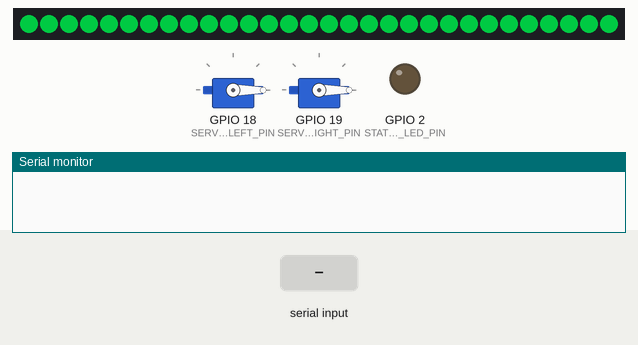
Simulated run of this sketch. Board: ESP32. Shown: 30 RGB LEDs in strip order, left to right, 2 × servo, output pins drawn as LEDs (lit = HIGH), the last lines printed to the serial monitor. The test bench sets the inputs (shaded band). Dim RGB values are drawn brighter than linear.

Above: at 1.2 s.
2.6 s: "CMD:LED_REJECT\n" received over Serial
At 3.37 s:
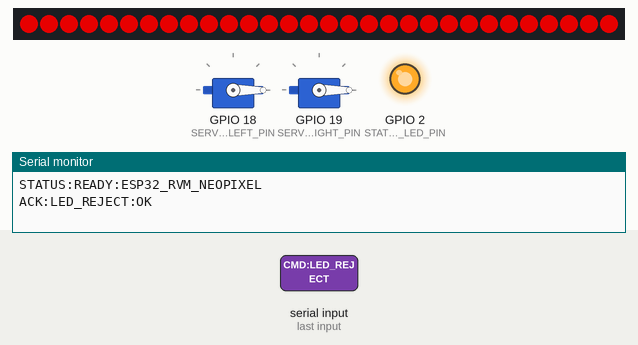
5.0 s: "CMD:DROP_LEFT\n" received over Serial
At 5.6 s:
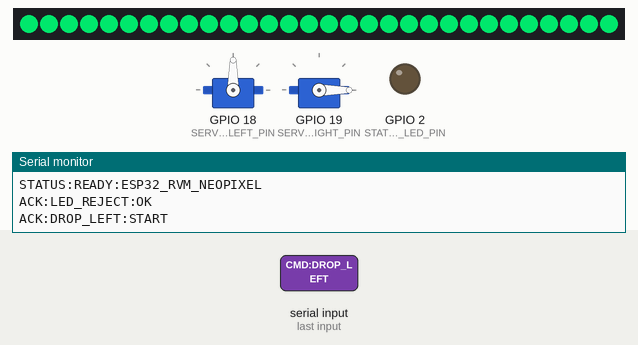
7.7 s: "CMD:DROP_RIGHT\n" received over Serial
At 8.6 s:
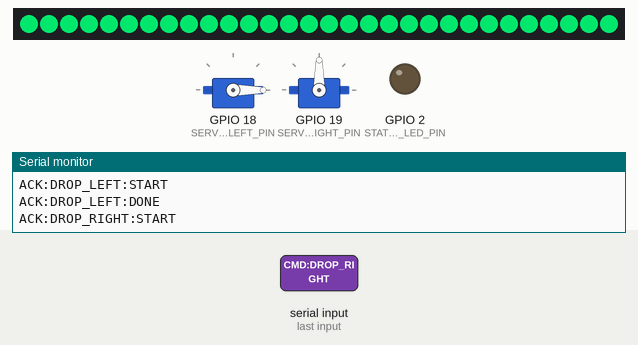
10.4 s: "CMD:LED_ACCEPT\n" received over Serial
At 10.65 s:
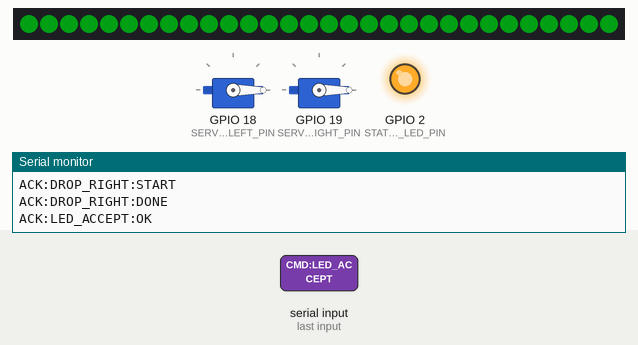
Timing chart, 0 to 13.0 s (numbered marks = the images above; inputs shaded):
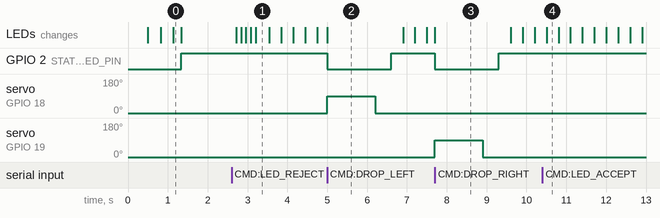

The sketch:

esp_fayli.ino
```cpp
/*
 * ==============================================================================
 * EcoProject Smart RVM - Standart ESP32 Controller Firmware (Servolar + WS2812B)
 * ==============================================================================
 * Ushbu fayl bevosita "esp fayli" papkasidan Arduino IDE da ochish uchun.
 * ==============================================================================
 */

#include <ESP32Servo.h>
#include <Adafruit_NeoPixel.h>

// ================= PINLAR VA SOZLAMALAR =================
#define SERVO_LEFT_PIN     18   // Chap servo (D18)
#define SERVO_RIGHT_PIN    19   // O'ng servo (D19)
#define LED_STRIP_PIN       4   // WS2812B Adresnaya Lenta (D4)
#define NUM_LEDS           30   // Lentadagi diodlar soni (30 ta LED)
#define STATUS_LED_PIN      2   // Platadagi ko'k LED

#define ANGLE_REST          0   // Boshlang'ich holat (0°)
#define ANGLE_TILT         90   // Vanna ochilish burchagi (90°)
#define HOLD_TIME_MS     1200   // Vanna ochiq turish vaqti
#define RETURN_DELAY_MS   400   // Qaytish kutish vaqti

Servo servoLeft;
Servo servoRight;
Adafruit_NeoPixel strip(NUM_LEDS, LED_STRIP_PIN, NEO_GRB + NEO_KHZ800);

enum LedState {
  LED_MODE_OFF,
  LED_MODE_ACCEPTING,
  LED_MODE_REJECT,
  LED_MODE_SUCCESS
};

LedState currentLedState = LED_MODE_OFF;

unsigned long lastAnimUpdate = 0;
int pulseBrightness = 20;
int pulseDirection = 3;

unsigned long rejectStartTime = 0;
bool rejectLedOn = false;
int rejectBlinkCount = 0;

void setup() {
  Serial.begin(115200);
  pinMode(STATUS_LED_PIN, OUTPUT);
  digitalWrite(STATUS_LED_PIN, LOW);

  strip.begin();
  strip.setBrightness(180);
  strip.clear();
  strip.show();

  ESP32PWM::allocateTimer(0);
  ESP32PWM::allocateTimer(1);
  ESP32PWM::allocateTimer(2);
  ESP32PWM::allocateTimer(3);

  servoLeft.setPeriodHertz(50);
  servoRight.setPeriodHertz(50);

  servoLeft.attach(SERVO_LEFT_PIN, 500, 2400);
  servoRight.attach(SERVO_RIGHT_PIN, 500, 2400);
  servoLeft.write(ANGLE_REST);
  servoRight.write(ANGLE_REST);
  delay(500);
  servoLeft.detach();
  servoRight.detach();

  for (int i = 0; i < NUM_LEDS; i++) {
    strip.setPixelColor(i, strip.Color(0, 150, 50));
    strip.show();
    delay(20);
  }
  delay(200);
  strip.clear();
  strip.show();

  digitalWrite(STATUS_LED_PIN, HIGH);
  Serial.println("STATUS:READY:ESP32_RVM_NEOPIXEL");
}

void setAllPixels(uint32_t color) {
  for (int i = 0; i < NUM_LEDS; i++) {
    strip.setPixelColor(i, color);
  }
  strip.show();
}

void updateLedAnimation() {
  unsigned long now = millis();

  if (currentLedState == LED_MODE_OFF) {
    strip.clear();
    strip.show();
    return;
  }

  if (currentLedState == LED_MODE_ACCEPTING) {
    if (now - lastAnimUpdate >= 25) {
      lastAnimUpdate = now;
      pulseBrightness += pulseDirection;
      if (pulseBrightness >= 220) {
        pulseBrightness = 220;
        pulseDirection = -3;
      } else if (pulseBrightness <= 15) {
        pulseBrightness = 15;
        pulseDirection = 3;
      }
      setAllPixels(strip.Color(0, pulseBrightness, pulseBrightness / 6));
    }
    return;
  }

  if (currentLedState == LED_MODE_REJECT) {
    if (now - lastAnimUpdate >= 120) {
      lastAnimUpdate = now;
      rejectLedOn = !rejectLedOn;
      if (rejectLedOn) {
        setAllPixels(strip.Color(255, 0, 0));
      } else {
        strip.clear();
        strip.show();
      }
      rejectBlinkCount++;

      if (rejectBlinkCount >= 6) {
        currentLedState = LED_MODE_ACCEPTING;
        pulseBrightness = 60;
        pulseDirection = 4;
      }
    }
    return;
  }

  if (currentLedState == LED_MODE_SUCCESS) {
    setAllPixels(strip.Color(0, 255, 120));
  }
}

void loop() {
  updateLedAnimation();

  if (Serial.available() > 0) {
    String command = Serial.readStringUntil('\n');
    command.trim();

    if (command == "CMD:LED_ACCEPT") {
      currentLedState = LED_MODE_ACCEPTING;
      pulseBrightness = 30;
      pulseDirection = 4;
      Serial.println("ACK:LED_ACCEPT:OK");
    }
    else if (command == "CMD:LED_IDLE") {
      currentLedState = LED_MODE_OFF;
      strip.clear();
      strip.show();
      Serial.println("ACK:LED_IDLE:OK");
    }
    else if (command == "CMD:LED_REJECT") {
      currentLedState = LED_MODE_REJECT;
      rejectBlinkCount = 0;
      rejectLedOn = false;
      lastAnimUpdate = millis();
      Serial.println("ACK:LED_REJECT:OK");
    }
    else if (command == "CMD:DROP_LEFT") {
      digitalWrite(STATUS_LED_PIN, LOW);
      currentLedState = LED_MODE_SUCCESS;
      setAllPixels(strip.Color(0, 255, 120));
      Serial.println("ACK:DROP_LEFT:START");

      servoLeft.attach(SERVO_LEFT_PIN, 500, 2400);
      servoLeft.write(ANGLE_TILT);
      delay(HOLD_TIME_MS);

      servoLeft.write(ANGLE_REST);
      delay(RETURN_DELAY_MS);
      servoLeft.detach();

      currentLedState = LED_MODE_ACCEPTING;
      digitalWrite(STATUS_LED_PIN, HIGH);
      Serial.println("ACK:DROP_LEFT:DONE");
    }
    else if (command == "CMD:DROP_RIGHT") {
      digitalWrite(STATUS_LED_PIN, LOW);
      currentLedState = LED_MODE_SUCCESS;
      setAllPixels(strip.Color(0, 255, 120));
      Serial.println("ACK:DROP_RIGHT:START");

      servoRight.attach(SERVO_RIGHT_PIN, 500, 2400);
      servoRight.write(ANGLE_TILT);
      delay(HOLD_TIME_MS);

      servoRight.write(ANGLE_REST);
      delay(RETURN_DELAY_MS);
      servoRight.detach();

      currentLedState = LED_MODE_ACCEPTING;
      digitalWrite(STATUS_LED_PIN, HIGH);
      Serial.println("ACK:DROP_RIGHT:DONE");
    }
    else if (command == "CMD:PING") {
      Serial.println("PONG:ESP32_RVM");
    }
    else if (command == "CMD:RESET") {
      currentLedState = LED_MODE_OFF;
      strip.clear();
      strip.show();
      servoLeft.attach(SERVO_LEFT_PIN, 500, 2400);
      servoRight.attach(SERVO_RIGHT_PIN, 500, 2400);
      servoLeft.write(ANGLE_REST);
      servoRight.write(ANGLE_REST);
      delay(300);
      servoLeft.detach();
      servoRight.detach();
      digitalWrite(STATUS_LED_PIN, HIGH);
      Serial.println("ACK:RESET:DONE");
    }
  }
}
```

Measured:
- after the input at 2.6 s, the LEDs: change after 0.12 s (image 1)
- after the input at 5.0 s, GPIO 2 (STATUS_LED_PIN): HIGH → LOW at once, → HIGH 1.6 s later; servo on GPIO 18 (SERVO_LEFT_PIN): 0° → 90° at once, → 0° 1.2 s later
- after the input at 7.7 s, GPIO 2 (STATUS_LED_PIN): HIGH → LOW at once, → HIGH 1.6 s later; servo on GPIO 19 (SERVO_RIGHT_PIN): 0° → 90° at once, → 0° 1.2 s later
- what the display in image 2 shows lasts 1.9 s, from 5.0 s to 6.9 s
